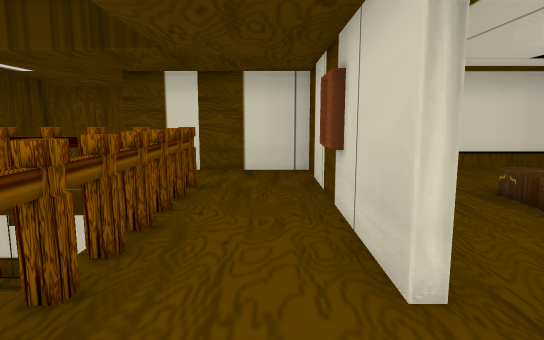
[1] (above)

24 first-person views from a walk through a Unity game level. The camera is 1.2 m above the floor, tilts 8° down and sees 75° across. The floor is counted in squares, 1 m on a side. Each view is taken from the middle of a square. On the plan, view 1 faces up. The plan holds only what a view shows up to about 14 squares ahead; the rest is blank. The place goes on beyond the plan. The player is left out. Some animated figures are left out.

[2]
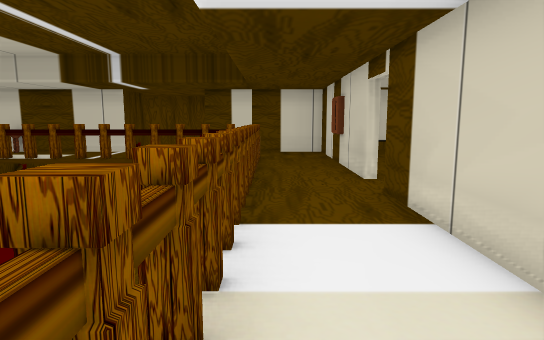

[3]
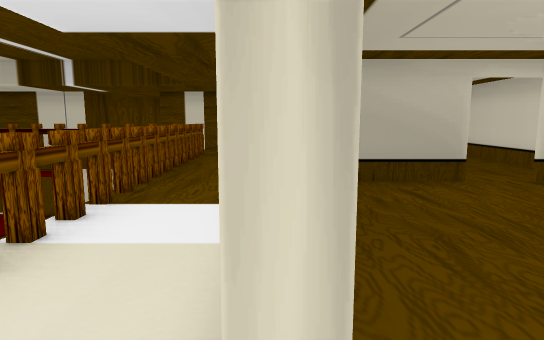

[4]
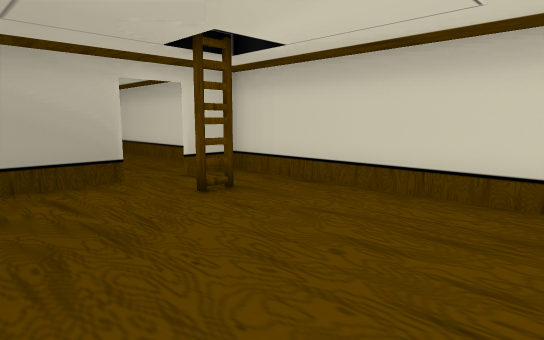

[5]
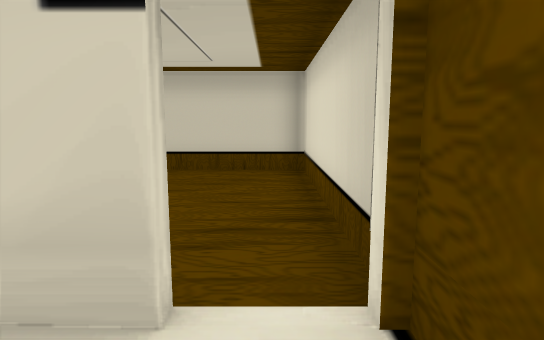

[6]
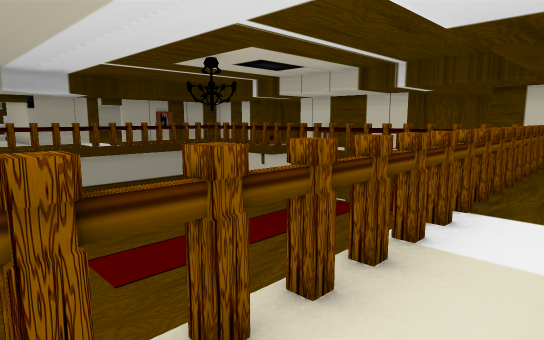

[7]
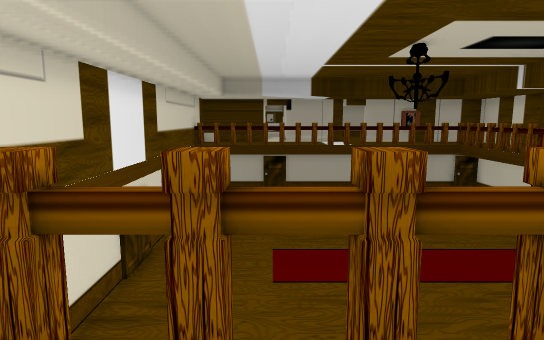

[8]
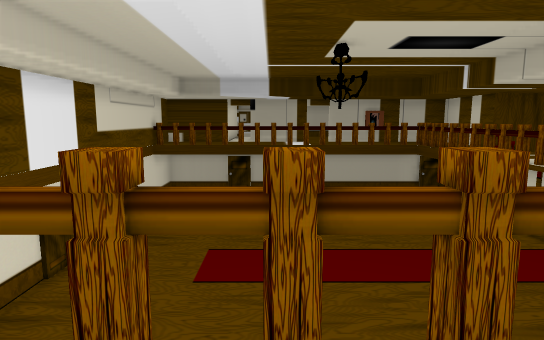

[9]
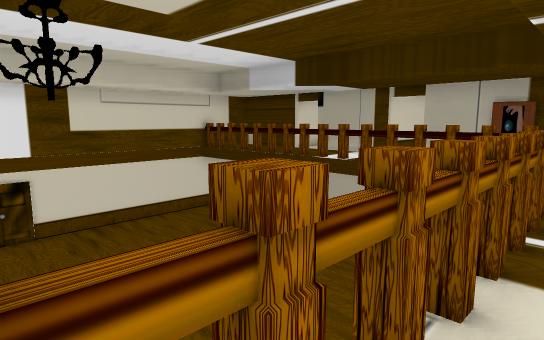

[10]
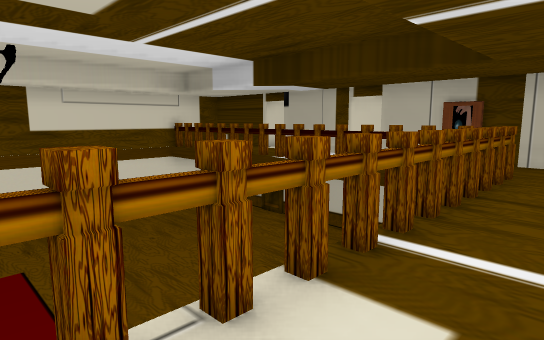

[11]
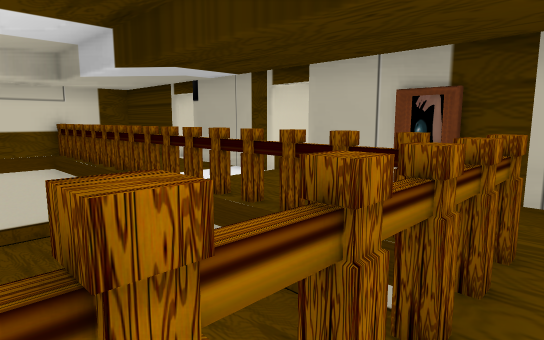

[12]
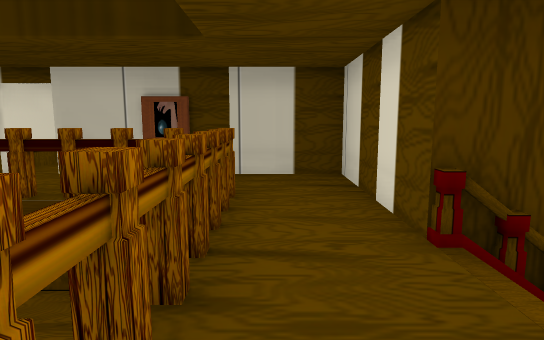

[13]
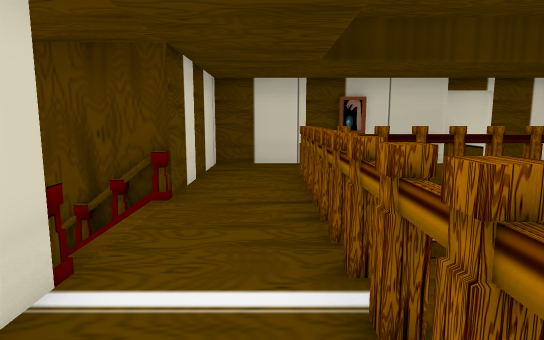

[14]
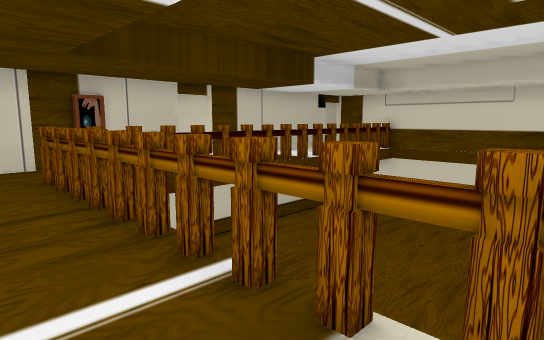

[15]
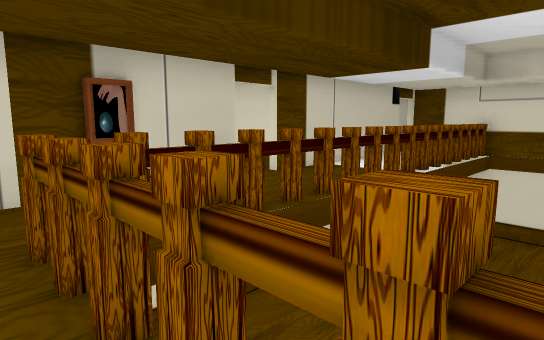

[16]
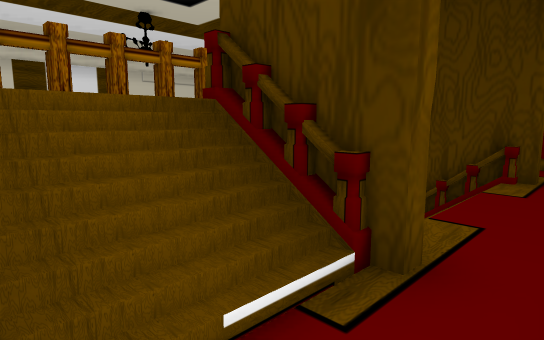

[17]
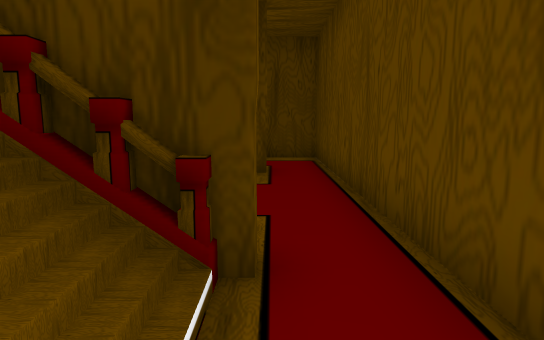

[18]
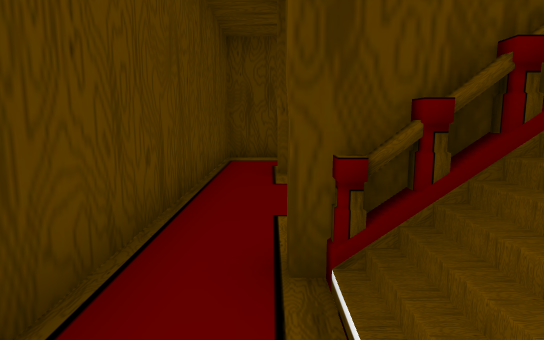

[19]
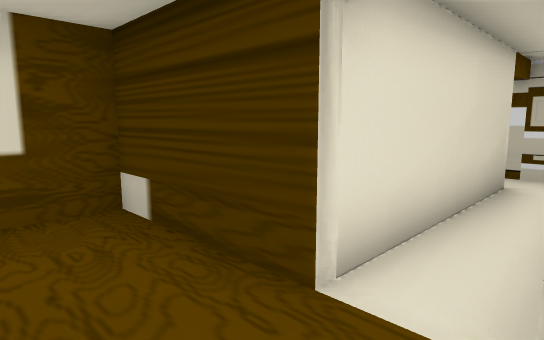

[20]
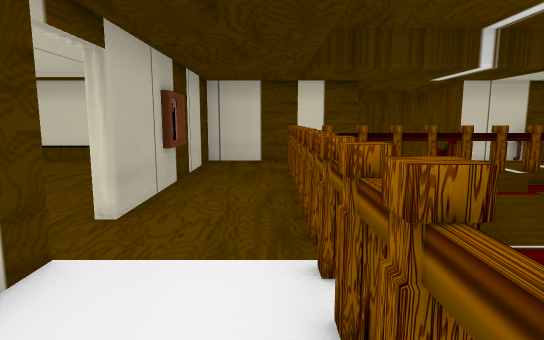

[21]
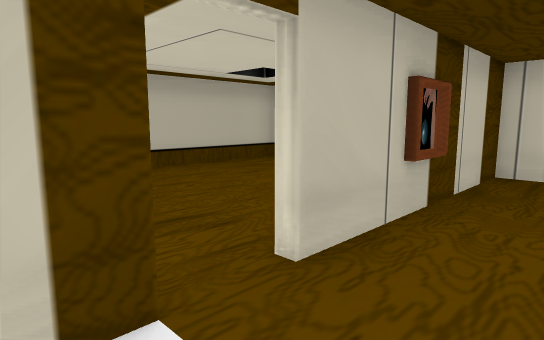

[22]
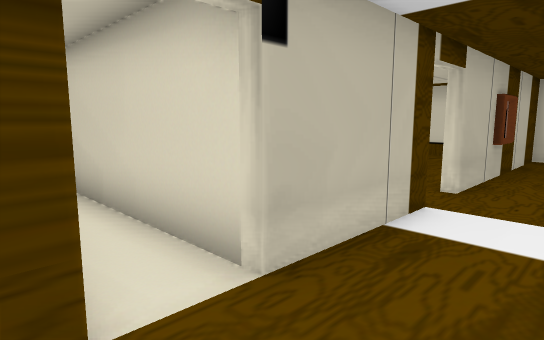

[23]
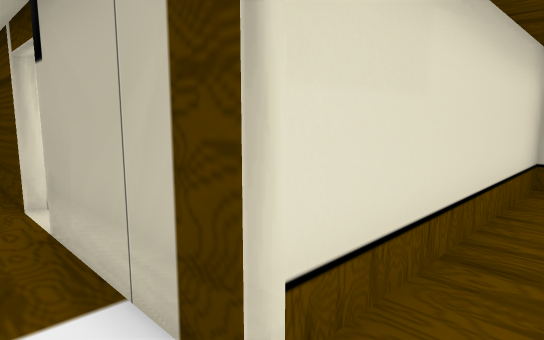

[24]
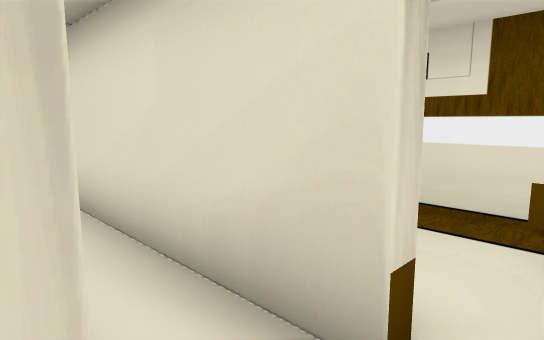

### Floor plan
Key: @ floor where view 1 was taken; # wall or solid block; x gap in a wall; . main floor; - floor 1.5 m lower than the main floor; / step, stairs or slope; = window, fence, low wall or low ledge; v drop or lower ground; C clock; L ladder; O other object.
Columns run from 27 left of view 1 to 8 right of it. Each row starts with its distance up from view 1.
 13            ##############
 12            #------------#
 11            #------------#
 10            ##/=#////#=/##
  9        ######//#/// #//######
  8  #######....................#######
  7  #.... #....................# ... #
  6  #.... #..#vvxxvvxxvvxxvv#..#...  #
  5  #.....#..x    vv vvv    x..#..O  #
  4  #.....#..x  vvvvvv vvvv x..#..  .#
  3   .....#..v vvvvvvvv v v v..#..C .#
  2     ...x..xvvvvvvvvvvv vvx..x.  ..#
  1 ########..xvvvvvvvvvvvvvvx..####xx##
  0        #..xv vvvvvvvvvv vx.@#......#
 -1        #..v vvvvvvvvvvvv v..#...LL.#
 -2  .######..xvvvvvvvvvvvvv x..#......#
 -3 #.........xvvvvvvvvvvvvvvx..#......#
 -4 #.######..xvvvvvvvvvvvvvvx..#......#
 -5  ..    #..vvvvvvvvvvvvvvvv. #......#
 -6  ...   #..xvvvvvvvvvvvvvvx.........#
 -7   ##   ####v vvvvvvvvvvvv###########

Where each view was taken, in squares from view 1:
view 1: 0 up, 0 right, facing up
view 2: 5 down, 1 left, facing up
view 3: 6 down, 1 right, facing up
view 4: 6 down, 2 right, facing up-right
view 5: 6 down, 1 left, facing right
view 6: 6 down, 0 right, facing up-left
view 7: 3 down, 0 right, facing left
view 8: 1 down, 0 right, facing left
view 9: 7 up, 8 left, facing down-left
view 10: 8 up, 9 left, facing down-left
view 11: 7 up, 14 left, facing down-left
view 12: 7 up, 12 left, facing left
view 13: 7 up, 9 left, facing right
view 14: 8 up, 9 left, facing down-right
view 15: 7 up, 5 left, facing down-right
view 16: 12 up, 4 left, facing down-left
view 17: 11 up, 4 left, facing left
view 18: 11 up, 15 left, facing right
view 19: 2 down, 18 left, facing down-left
view 20: 2 down, 18 left, facing up
view 21: 0 up, 18 left, facing up-left
view 22: 4 down, 18 left, facing up-left
view 23: 2 up, 19 left, facing down-left
view 24: 2 down, 26 left, facing down-right
